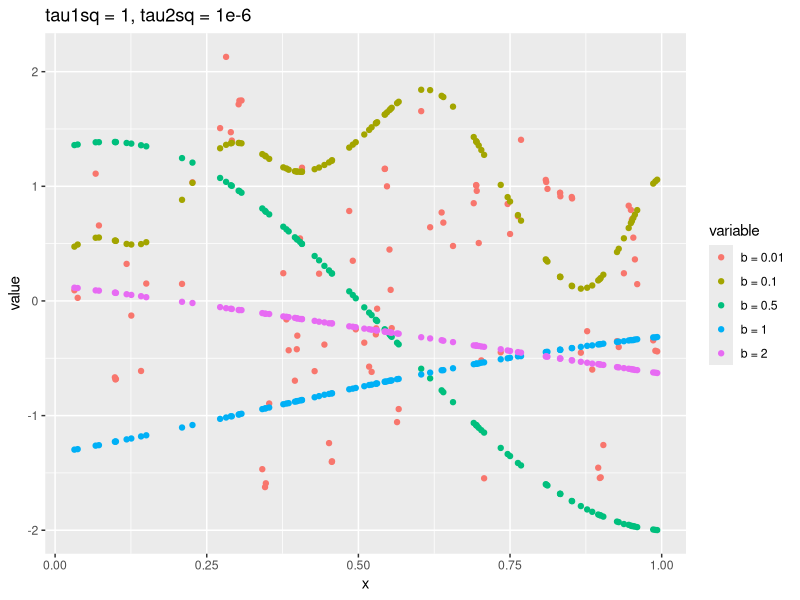
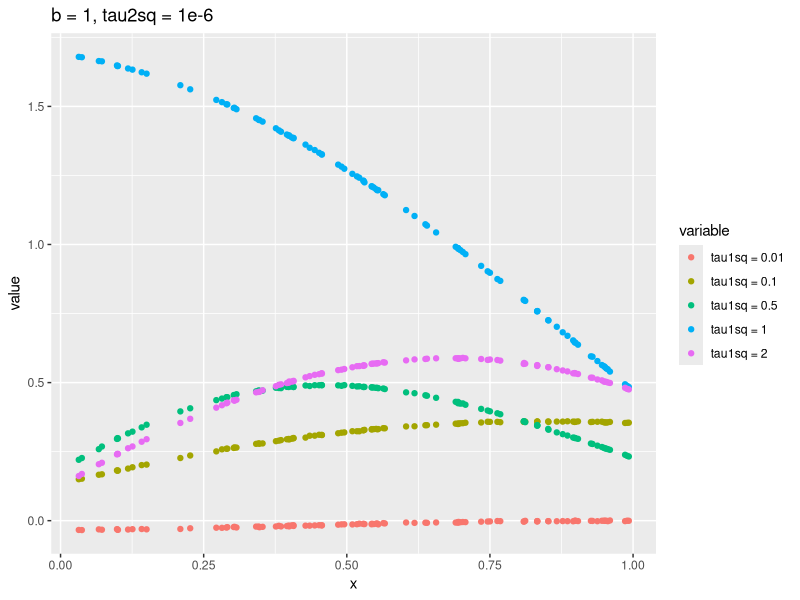
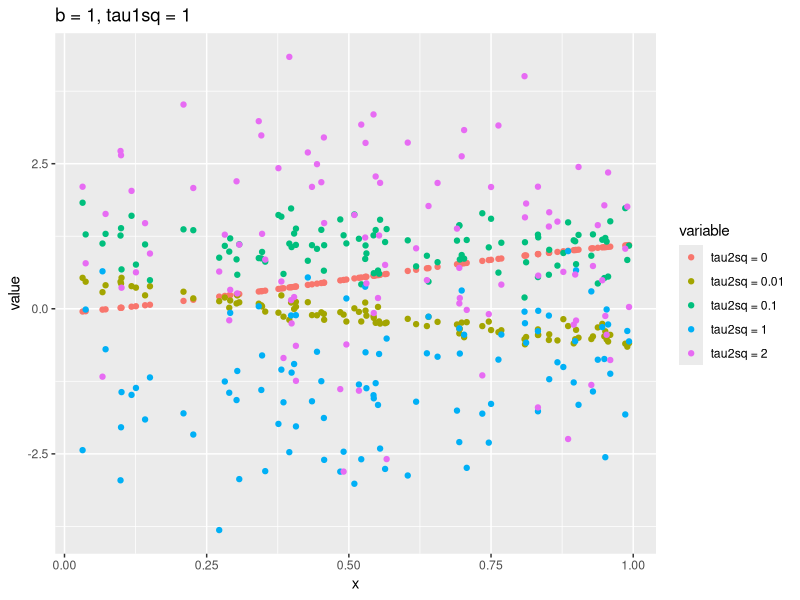
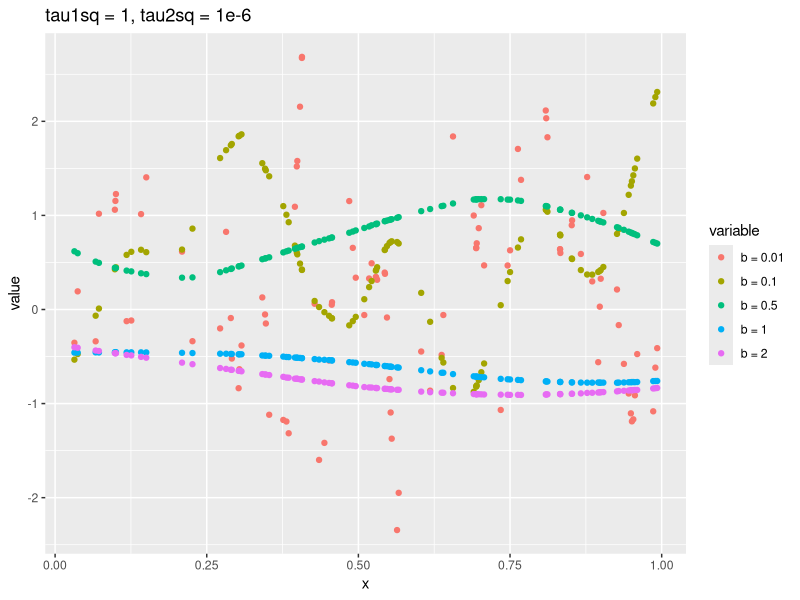
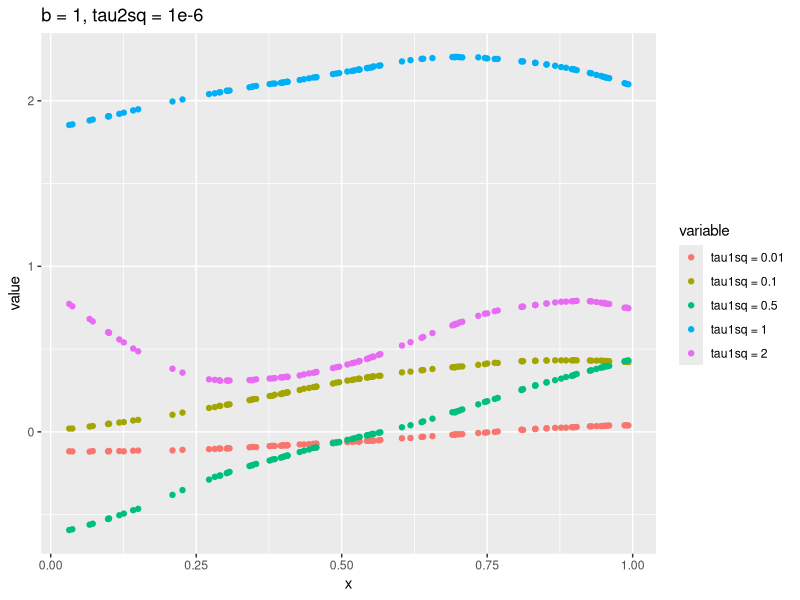
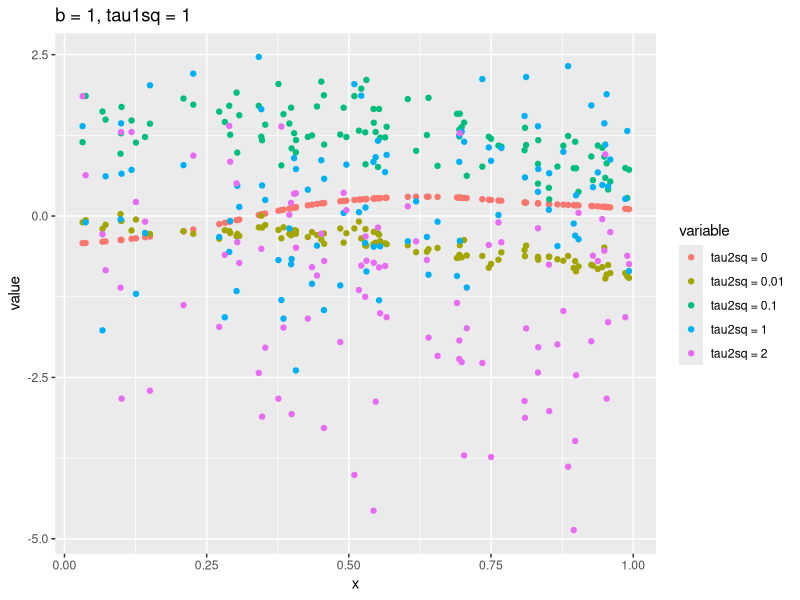
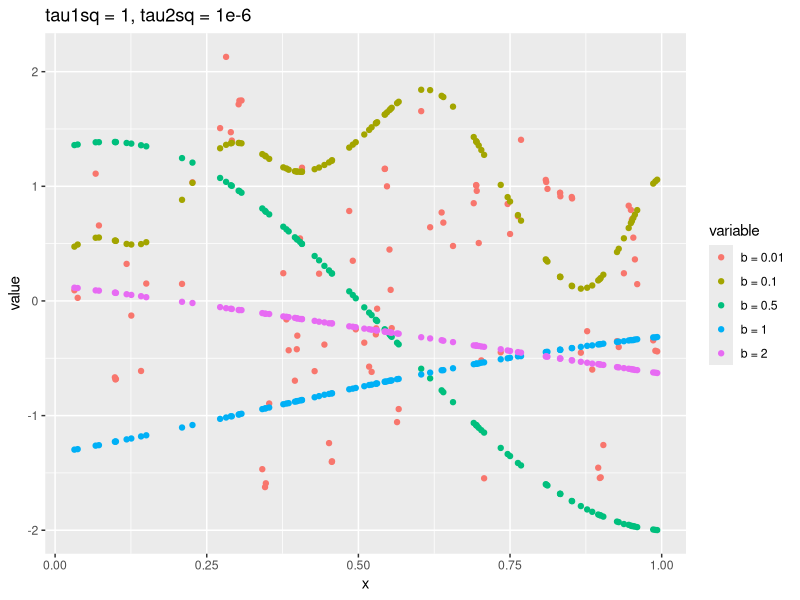
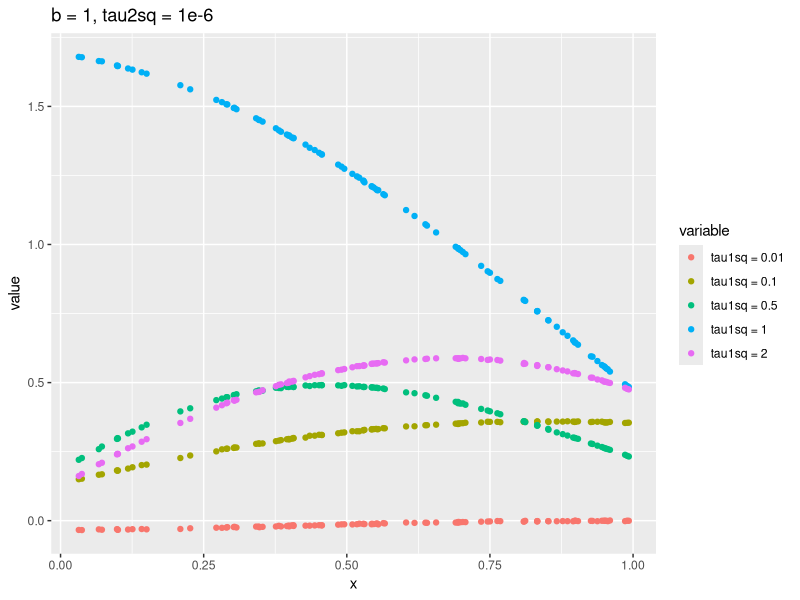

Here is the R script that generated these plots, in order:
## library
library(mvtnorm)
library(reshape2)
library(ggplot2)

## Function of Squared exponential covariance function
Exp2Sigma <- function(x, b, tau1sq, tau2sq){
  eucDist = as.matrix(dist(x,diag=T,upper=T))
  kron.delta = diag(nrow=length(x))
  tau1sq*exp(-.5*(eucDist/b)^2) + tau2sq*kron.delta
}

## Function of Matern covariance function with par 5/2
M52Sigma <- function(x, b, tau1sq, tau2sq){
  eucDist = as.matrix(dist(x,diag=T,upper=T))
  kron.delta = diag(nrow=length(x))
  tau1sq*(1 + sqrt(5)*eucDist/b + 5*eucDist^2/3/b^2)*exp(-sqrt(5)*eucDist/b) + tau2sq*kron.delta
}

## Function of Gaussian Process
## with mean 0 and squared exponential covariance function
GP <- function(x, b, tau1sq, tau2sq, covf = "Exp2Sigma"){
  if (covf == "Exp2Sigma"){
    Sigma <- Exp2Sigma(x, b, tau1sq, tau2sq)
  }else if (covf == "M52Sigma"){
    Sigma <- M52Sigma(x, b, tau1sq, tau2sq)
  }
  mean <- rep(0, length(x))
  rmvnorm(1, mean, Sigma)
}

## Simulate GP with different b, tau1sq, tau2sq, Exp2Sigma
set.seed(1999)
x <- runif(100)
tau2sq <- 1e-6
tau1sq <- 1
b_seq <- c(0.01, 0.1, 0.5, 1, 2)
y <- matrix(NA, ncol = 5, nrow = 100)
for (i in 1:5){
  y[ ,i] <- GP(x, b_seq[i], tau1sq, tau2sq)
}
df <- cbind(x,y)
df <- as.data.frame(df)
df <- melt(df, id = "x")
ggplot(df,            
       aes(x = x,
           y = value,
           color = variable)) +  
  geom_point() +
  scale_color_hue(labels = paste0(rep("b = ", 5),b_seq)) +
  ggtitle("tau1sq = 1, tau2sq = 1e-6")
ggsave("figures/GP_bseq.png", width = 8, height = 6)

tau2sq <- 1e-6
b <- 1
tau1sq_seq <- c(0.01, 0.1, 0.5, 1, 2)
y <- matrix(NA, ncol = 5, nrow = 100)
for (i in 1:5){
  y[ ,i] <- GP(x, b, tau1sq_seq[i], tau2sq)
}
df <- cbind(x,y)
df <- as.data.frame(df)
df <- melt(df, id = "x")
ggplot(df,            
       aes(x = x,
           y = value,
           color = variable)) +  
  geom_point() +
  scale_color_hue(labels = paste0(rep("tau1sq = ", 5),tau1sq_seq)) +
  ggtitle("b = 1, tau2sq = 1e-6")
ggsave("figures/GP_tau1sq_seq.png", width = 8, height = 6)


tau1sq <- 1
b <- 1
tau2sq_seq <- c(0, 0.01, 0.1, 1, 2)
y <- matrix(NA, ncol = 5, nrow = 100)
for (i in 1:5){
  y[ ,i] <- GP(x, b, tau1sq, tau2sq_seq[i])
}
df <- cbind(x,y)
df <- as.data.frame(df)
df <- melt(df, id = "x")
ggplot(df,            
       aes(x = x,
           y = value,
           color = variable)) +  
  geom_point() +
  scale_color_hue(labels = paste0(rep("tau2sq = ", 5),tau2sq_seq)) +
  ggtitle("b = 1, tau1sq = 1")
ggsave("figures/GP_tau2sq_seq.png", width = 8, height = 6)


## Simulate GP with different b, tau1sq, tau2sq, M52Sigma
set.seed(1999)
tau2sq <- 1e-6
tau1sq <- 1
b_seq <- c(0.01, 0.1, 0.5, 1, 2)
y <- matrix(NA, ncol = 5, nrow = 100)
for (i in 1:5){
  y[ ,i] <- GP(x, b_seq[i], tau1sq, tau2sq, covf = "M52Sigma")
}
df <- cbind(x,y)
df <- as.data.frame(df)
df <- melt(df, id = "x")
ggplot(df,            
       aes(x = x,
           y = value,
           color = variable)) +  
  geom_point() +
  scale_color_hue(labels = paste0(rep("b = ", 5),b_seq)) +
  ggtitle("tau1sq = 1, tau2sq = 1e-6")
ggsave("figures/GP_bseq_M52.png", width = 8, height = 6)

tau2sq <- 1e-6
b <- 1
tau1sq_seq <- c(0.01, 0.1, 0.5, 1, 2)
y <- matrix(NA, ncol = 5, nrow = 100)
for (i in 1:5){
  y[ ,i] <- GP(x, b, tau1sq_seq[i], tau2sq, covf = "M52Sigma")
}
df <- cbind(x,y)
df <- as.data.frame(df)
df <- melt(df, id = "x")
ggplot(df,            
       aes(x = x,
           y = value,
           color = variable)) +  
  geom_point() +
  scale_color_hue(labels = paste0(rep("tau1sq = ", 5),tau1sq_seq)) +
  ggtitle("b = 1, tau2sq = 1e-6")
ggsave("figures/GP_tau1sq_seq_M52.png", width = 8, height = 6)


tau1sq <- 1
b <- 1
tau2sq_seq <- c(0, 0.01, 0.1, 1, 2)
y <- matrix(NA, ncol = 5, nrow = 100)
for (i in 1:5){
  y[ ,i] <- GP(x, b, tau1sq, tau2sq_seq[i], covf = "M52Sigma")
}
df <- cbind(x,y)
df <- as.data.frame(df)
df <- melt(df, id = "x")
ggplot(df,            
       aes(x = x,
           y = value,
           color = variable)) +  
  geom_point() +
  scale_color_hue(labels = paste0(rep("tau2sq = ", 5),tau2sq_seq)) +
  ggtitle("b = 1, tau1sq = 1")
ggsave("figures/GP_tau2sq_seq_M52.png", width = 8, height = 6)






